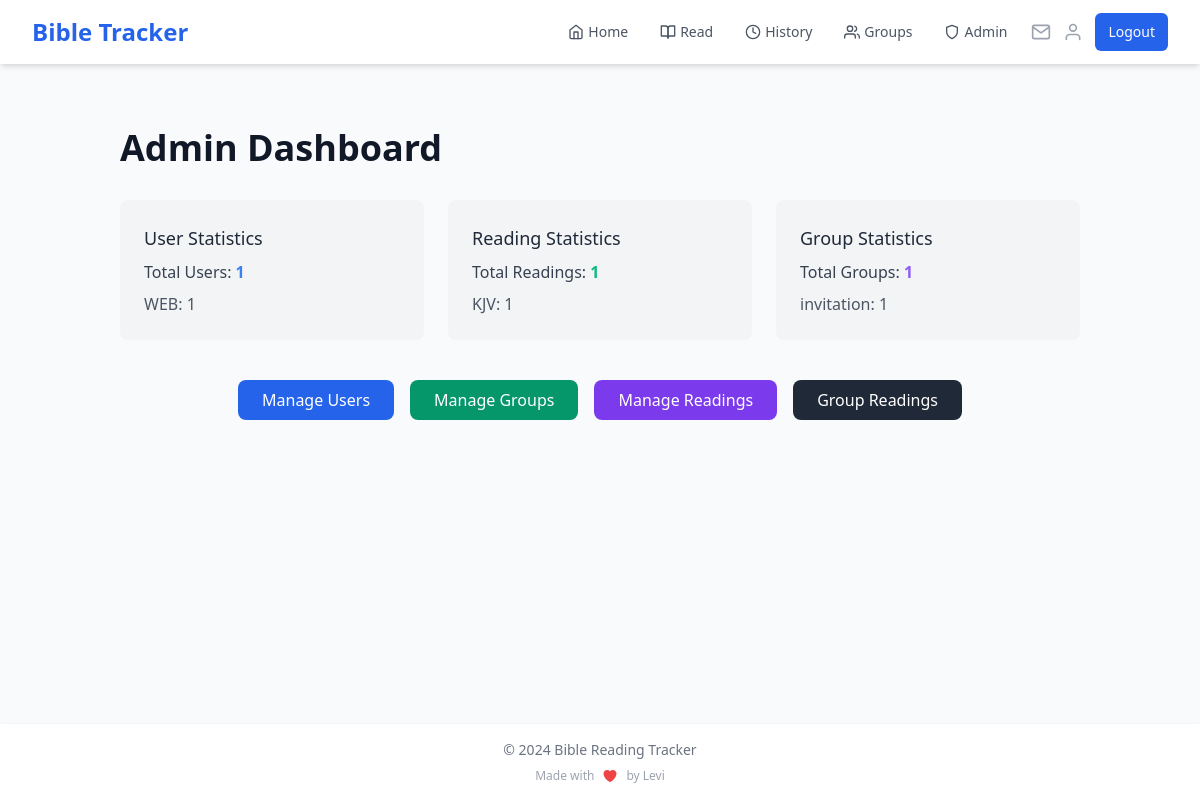
Page /admin (signed in) on the earlier database version.
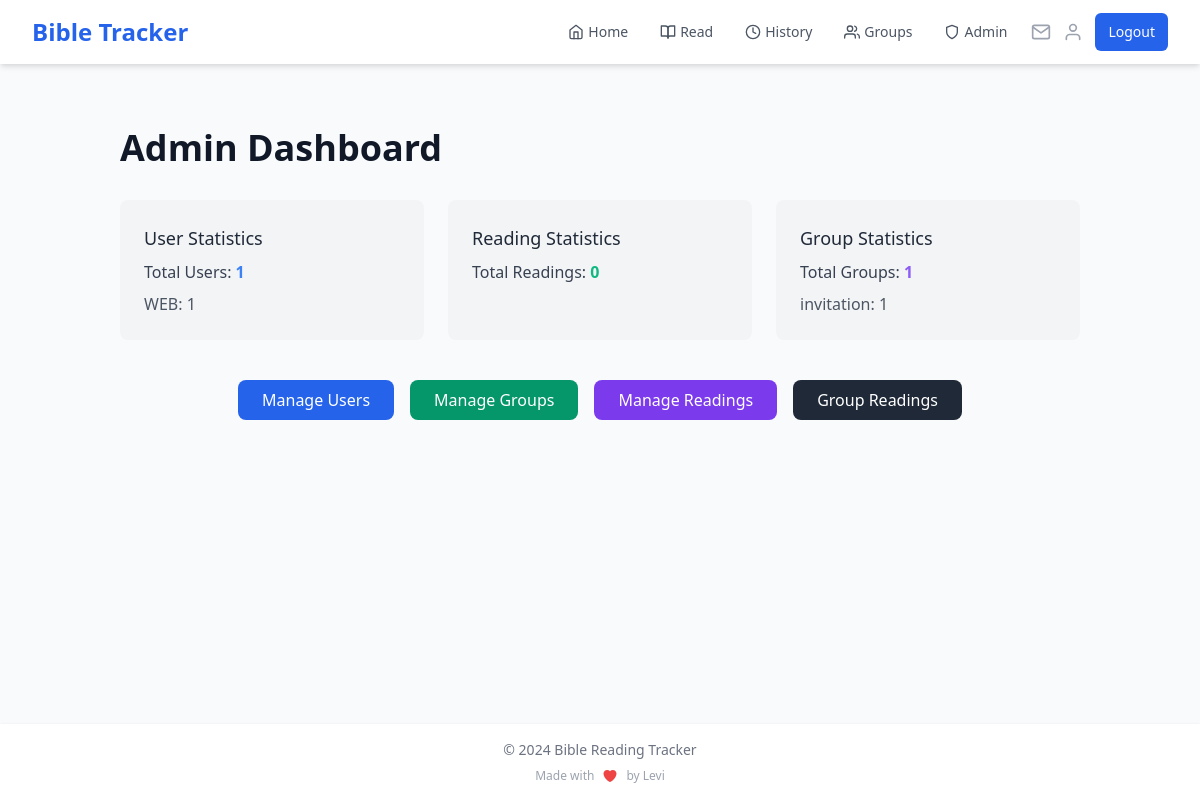
Same page on the later database version.
### app.py (models this page shows)
class User(UserMixin, db.Model):
    id = db.Column(db.Integer, primary_key=True)
    name = db.Column(db.String(100), nullable=False)
    email = db.Column(db.String(120), unique=True, nullable=False, index=True)
    password_hash = db.Column(db.String(200), nullable=False)
    streak = db.Column(db.Integer, default=0)
    last_read_date = db.Column(db.DateTime, index=True)
    readings = db.relationship('Reading', backref='user', lazy='dynamic')
    preferred_version = db.Column(db.String(10), default='KJV')
    created_groups = db.relationship('ReadingGroup', backref='creator', lazy='dynamic')
    group_memberships = db.relationship('GroupMember', backref='user', lazy='dynamic')

class Reading(db.Model):
    __table_args__ = (
        db.Index('idx_user_date', 'user_id', 'date'),
    )
    id = db.Column(db.Integer, primary_key=True)
    user_id = db.Column(db.Integer, db.ForeignKey('user.id'), nullable=False)
    book = db.Column(db.String(50), nullable=False)
    chapter = db.Column(db.Integer, nullable=False)
    verses = db.Column(db.String(200))
    highlights = db.Column(db.Text)
    date = db.Column(db.DateTime, default=datetime.utcnow, index=True)
    bible_version = db.Column(db.String(10), default='KJV')

class ReadingGroup(db.Model):
    id = db.Column(db.Integer, primary_key=True)
    name = db.Column(db.String(100), nullable=False)
    description = db.Column(db.Text)
    created_at = db.Column(db.DateTime, default=datetime.utcnow)
    book = db.Column(db.String(50), nullable=False)
    current_chapter = db.Column(db.Integer, default=1)
    target_completion_date = db.Column(db.DateTime)
    creator_id = db.Column(db.Integer, db.ForeignKey('user.id'), nullable=False)
    visibility = db.Column(db.String(20), default='public')
    access_code = db.Column(db.String(20))
    members = db.relationship('GroupMember', backref='reading_group', lazy='joined')
    readings = db.relationship('GroupReading', backref='reading_group', lazy='dynamic')
    invitations = db.relationship('GroupInvitation', backref='reading_group', lazy='dynamic')

### app.py (the view)
@app.route('/admin')
@login_required
@admin_required
def admin_dashboard():
    total_users = User.query.count()
    users_by_version = db.session.query(
        User.preferred_version,
        func.count(User.id)
    ).group_by(User.preferred_version).all()
    total_readings = Reading.query.count()
    readings_by_version = db.session.query(
        Reading.bible_version,
        func.count(Reading.id)
    ).group_by(Reading.bible_version).all()
    total_groups = ReadingGroup.query.count()
    groups_by_visibility = db.session.query(
        ReadingGroup.visibility,
        func.count(ReadingGroup.id)
    ).group_by(ReadingGroup.visibility).all()
    return render_template('admin/admin_dashboard.html',
                           total_users=total_users,
                           users_by_version=users_by_version,
                           total_readings=total_readings,
                           readings_by_version=readings_by_version,
                           total_groups=total_groups,
                           groups_by_visibility=groups_by_visibility)

### app.py (called while the page is built)
@login_manager.user_loader
def load_user(user_id):
    if 'user_id' in session:
        return User.query.get(int(session['user_id']))
    return None

@app.context_processor
def inject_user_name():
    if current_user.is_authenticated:
        return dict(user_name=current_user.name)
    return dict(user_name='Guest')

@app.context_processor
def inject_invitation_count():
    if current_user.is_authenticated:
        invitation_count = GroupInvitation.query.filter(
            GroupInvitation.email == current_user.email,
            GroupInvitation.used == False,
            GroupInvitation.expires_at > datetime.utcnow()
        ).count()
        return dict(invitation_count=invitation_count)
    return dict(invitation_count=0)

def admin_required(f):
    @wraps(f)
    def decorated_function(*args, **kwargs):
        if not current_user.is_authenticated or current_user.email.lower() != 'mukuhalevi@gmail.com'.lower():
            flash('You do not have permission to access the admin panel.')
            return redirect(url_for('home'))
        return f(*args, **kwargs)
    return decorated_function

### templates/admin/admin_dashboard.html
{% extends "base.html" %}
{% block content %}
<div class="container mx-auto p-8">
    <h1 class="text-4xl font-semibold mb-8 text-gray-900">Admin Dashboard</h1>
    <div class="grid grid-cols-1 md:grid-cols-3 gap-6">
        <div class="bg-gray-100 rounded-lg p-6">
            <h2 class="text-lg font-medium text-gray-800">User Statistics</h2>
            <p class="text-gray-700 mt-2">Total Users: <span class="text-blue-500 font-semibold">{{ total_users }}</span></p>
            <ul class="mt-2 text-gray-600">
                {% for version, count in users_by_version %}
                    <li>{{ version }}: <span class="font-medium">{{ count }}</span></li>
                {% endfor %}
            </ul>
        </div>
        <div class="bg-gray-100 rounded-lg p-6">
            <h2 class="text-lg font-medium text-gray-800">Reading Statistics</h2>
            <p class="text-gray-700 mt-2">Total Readings: <span class="text-green-500 font-semibold">{{ total_readings }}</span></p>
            <ul class="mt-2 text-gray-600">
                {% for version, count in readings_by_version %}
                    <li>{{ version }}: <span class="font-medium">{{ count }}</span></li>
                {% endfor %}
            </ul>
        </div>
        <div class="bg-gray-100 rounded-lg p-6">
            <h2 class="text-lg font-medium text-gray-800">Group Statistics</h2>
            <p class="text-gray-700 mt-2">Total Groups: <span class="text-purple-500 font-semibold">{{ total_groups }}</span></p>
            <ul class="mt-2 text-gray-600">
                {% for visibility, count in groups_by_visibility %}
                    <li>{{ visibility }}: <span class="font-medium">{{ count }}</span></li>
                {% endfor %}
            </ul>
        </div>
    </div>
    <div class="mt-10 flex flex-wrap justify-center gap-4">
        <a href="{{ url_for('admin_users') }}" class="px-6 py-2 text-white bg-blue-600 rounded-lg hover:bg-blue-700">Manage Users</a>
        <a href="{{ url_for('admin_groups') }}" class="px-6 py-2 text-white bg-green-600 rounded-lg hover:bg-green-700">Manage Groups</a>
        <a href="{{ url_for('admin_readings') }}" class="px-6 py-2 text-white bg-purple-600 rounded-lg hover:bg-purple-700">Manage Readings</a>
        <a href="{{ url_for('admin_group_readings') }}" class="px-6 py-2 text-white bg-gray-800 rounded-lg hover:bg-gray-900">Group Readings</a>
    </div>
</div>
{% endblock %}

Differences in the rows shown:
removed Reading: bible_version "KJV", count "1"
Other differences:
{{ total_readings }}: "1" → "0"
